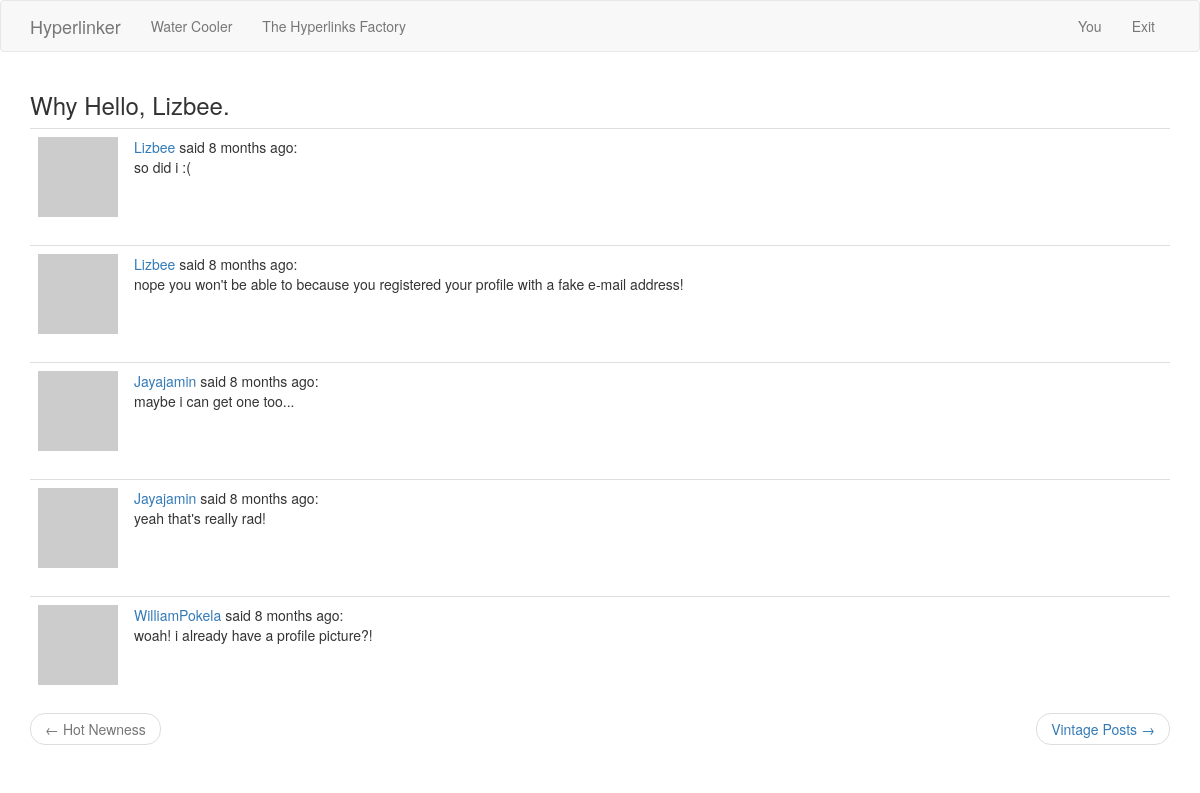
The page /explore (signed in) on the database its author committed.
### app/models.py (models this page shows, shortened)
class User(UserMixin, db.Model):
    id = db.Column(db.Integer, primary_key=True)
    username = db.Column(db.String(64), index=True, unique=True)
    email = db.Column(db.String(120), index=True, unique=True)
    password_hash = db.Column(db.String(128))
    posts = db.relationship('Post', backref='author', lazy='dynamic')
    about_me = db.Column(db.String(140))
    last_seen = db.Column(db.DateTime, default=datetime.utcnow)
    followed = db.relationship(
        'User', secondary=followers,
        primaryjoin=(followers.c.follower_id == id),
        secondaryjoin=(followers.c.followed_id == id),
        backref=db.backref('followers',lazy='dynamic'), lazy='dynamic')
    def avatar(self, size):
        digest = md5(self.email.lower().encode('utf-8')).hexdigest()
        return 'https://www.gravatar.com/avatar/{}?d=identicon&s={}'.format(
            digest, size)

class Post(db.Model):
    id = db.Column(db.Integer, primary_key=True)
    body = db.Column(db.String(140))
    timestamp = db.Column(db.DateTime, index=True, default=datetime.utcnow)
    user_id = db.Column(db.Integer, db.ForeignKey('user.id'))

### app/Historical Backup Scripts/routes.py (the view)
@app.route('/explore')
@login_required
def explore():
    page = request.args.get('page', 1, type=int)
    posts = Post.query.order_by(Post.timestamp.desc()).paginate(page, app.config['POSTS_PER_PAGE'], False)
    next_url = url_for('index', page=posts.next_num) \
        if posts.has_next else None
    prev_url = url_for('index', page=posts.prev_num) \
        if posts.has_prev else None
    return render_template('index.html', title='Explore', posts=posts.items, next_url=next_url, prev_url=prev_url)

### app/Historical Backup Scripts/routes.py (called while the page is built)
@app.before_request
def before_request():
    if current_user.is_authenticated:
        current_user.last_seen = datetime.utcnow()
        db.session.commit()

### app/models.py (called while the page is built)
@login.user_loader
def load_user(id):
	return User.query.get(int(id))

### app/templates/index.html (shortened to what this page needs)
{% extends "base.html" %}
{% block app_content %}
    <h3>Why Hello, {{ current_user.username }}.</h3>
    {% for post in posts %}
        {% include '_post.html' %}
    {% endfor %}
    <nav aria-label="...">
        <ul class="pager">
            <li class="previous{% if not prev_url %} disabled{% endif %}">
                <a href="{{ prev_url or '#' }}">
                    <span aria-hidden="true">&larr;</span> Hot Newness
                </a>
            </li>
            <li class="next{% if not next_url %} disabled{% endif %}">
                <a href="{{ next_url or '#' }}">
                    Vintage Posts <span aria-hidden="true">&rarr;</span>
                </a>
            </li>
        </ul>
    </nav>
{% endblock %}

### app/templates/_post.html
    <table class="table table-hover">
        <tr>
            <td width="70px">
                <a href="{{ url_for('user', username=post.author.username) }}">
                    <img src="{{ post.author.avatar(70) }}" />
                </a>
            </td>
            <td>
                <a href="{{ url_for('user', username=post.author.username) }}">
                    {{ post.author.username }}
                </a>
                said {{ moment(post.timestamp).fromNow() }}:
                <br>
                {{ post.body }}
            </td>
        </tr>
    </table>

### rows shown on the page
User: username "Lizbee"
Post: author.username "Lizbee", timestamp "8 months ago", body "so did i :("
Post: author.username "Lizbee", timestamp "8 months ago", body "nope you won't be able to because you registered your profile with a fake e-mail address!"
Post: author.username "Jayajamin", timestamp "8 months ago", body "maybe i can get one too..."
Post: author.username "Jayajamin", timestamp "8 months ago", body "yeah that's really rad!"
Post: author.username "WilliamPokela", timestamp "8 months ago", body "woah! i already have a profile picture?!"
